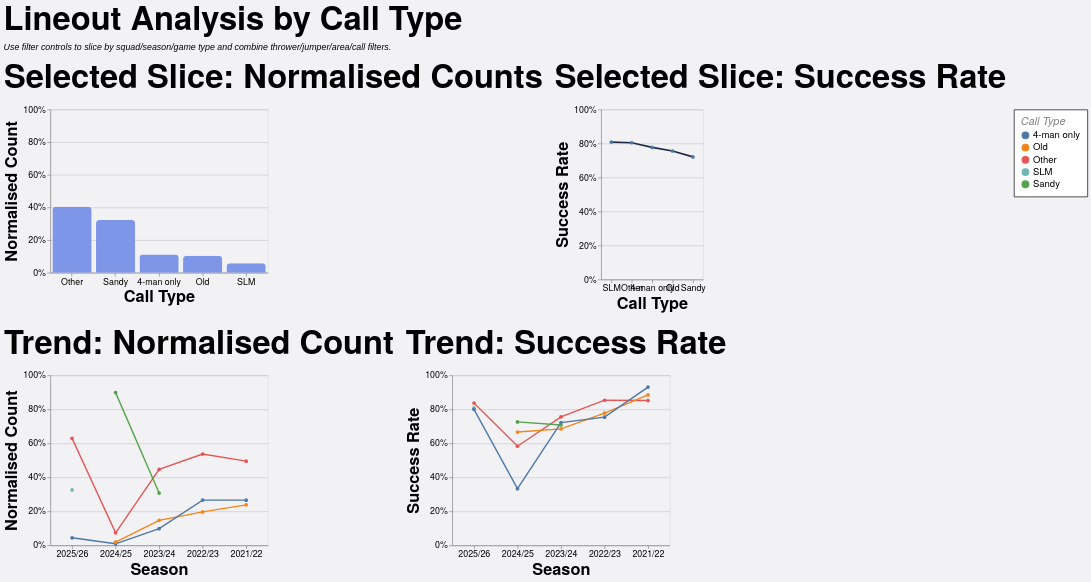

Vega-Lite specification stored for this chart:
### Vega-Lite specification from a JSON file in a GitHub repository (floating-point values rounded to 4 significant figures; data arrays with more than 128 entries replaced by an {"elided": "..."} marker saying what was removed)
{"config": {"axis": {"labelFont": "PT Sans Narrow, Helvetica Neue, Helvetica, Arial, sans-serif", "titleFont": "PT Sans Narrow, Helvetica Neue, Helvetica, Arial, sans-serif", "labelFontSize": 13, "titleFontSize": 24, "gridColor": "#202947", "gridOpacity": 0.2}, "text": {"font": "Lato, sans-serif"}, "bar": {"cornerRadiusEnd": 5}, "header": {"labelFont": "PT Sans Narrow, Helvetica Neue, Helvetica, Arial, sans-serif", "titleFont": "PT Sans Narrow, Helvetica Neue, Helvetica, Arial, sans-serif", "labelFontSize": 24, "titleFontSize": 28, "labelFontWeight": "bold", "orient": "left"}, "legend": {"labelFont": "PT Sans Narrow, Helvetica Neue, Helvetica, Arial, sans-serif", "titleFont": "PT Sans Narrow, Helvetica Neue, Helvetica, Arial, sans-serif", "labelFontSize": 14, "titleFontSize": 16, "titlePadding": 5, "fillColor": "white", "strokeColor": "black", "padding": 10, "titleFontWeight": "lighter", "titleFontStyle": "italic", "titleColor": "gray", "offset": 10}, "title": {"font": "PT Sans Narrow, Helvetica Neue, Helvetica, Arial, sans-serif", "fontSize": 48, "fontWeight": "bold", "anchor": "start", "align": "center", "titlePadding": 20, "subtitlePadding": 10, "subtitleFontSize": 13, "subtitleColor": "", "subtitleFontStyle": "italic", "offset": 15, "color": "black"}, "axisX": {"labelAngle": 0}, "facet": {"title": null, "header": null, "align": {"row": "each", "column": "each"}}, "resolve": {"scale": {"y": "independent", "facet": "independent"}}, "background": "#f2f1f4", "scale": {"offsetBandPaddingOuter": 0.2, "offsetBandPaddingInner": 0.1}}, "vconcat": [{"hconcat": [{"mark": {"type": "bar", "color": "#7d96e8"}, "encoding": {"tooltip": [{"field": "call_type", "title": "Call Type", "type": "nominal"}, {"field": "attempts", "format": ",.0f", "title": "Lineouts", "type": "quantitative"}, {"field": "share", "format": ".1%", "title": "Normalised Count", "type": "quantitative"}], "x": {"field": "call_type", "sort": "-y", "title": "Call Type", "type": "nominal"}, "y": {"axis": {"format": "%"}, "field": "share", "scale": {"domain": [0, 1]}, "title": "Normalised Count", "type": "quantitative"}}, "height": 240, "title": "Selected Slice: Normalised Counts", "transform": [{"filter": "(loSquad == 'All' || datum.squad == loSquad) && (loGameType == 'All' || (loGameType == 'League + Cup' && (datum.game_type == 'League' || datum.game_type == 'Cup')) || (loGameType == 'League only' && datum.game_type == 'League') || datum.game_type == loGameType) && (loOpposition == 'All' || datum.opposition == loOpposition) && (loThrower == 'All' || datum.thrower == loThrower) && (loJumper == 'All' || datum.jumper == loJumper) && (loArea == 'All' || datum.area == loArea) && (loNumbers == 'All' || datum.numbers == loNumbers) && (loCall == 'All' || datum.call == loCall) && (loCallType == 'All' || datum.call_type == loCallType)"}, {"filter": "(loSeason == 'All' || datum.season == loSeason)"}, {"aggregate": [{"op": "count", "as": "attempts"}, {"op": "sum", "field": "won", "as": "won"}], "groupby": ["call_type"]}, {"joinaggregate": [{"op": "sum", "field": "attempts", "as": "total_attempts"}]}, {"calculate": "datum.attempts / datum.total_attempts", "as": "share"}, {"calculate": "datum.won / datum.attempts", "as": "success_rate"}], "width": 320}, {"mark": {"type": "line", "color": "#202946", "point": true, "strokeWidth": 2.5}, "encoding": {"tooltip": [{"field": "call_type", "title": "Call Type", "type": "nominal"}, {"field": "won", "format": ",.0f", "title": "Won", "type": "quantitative"}, {"field": "attempts", "format": ",.0f", "title": "Lineouts", "type": "quantitative"}, {"field": "success_rate", "format": ".1%", "title": "Success Rate", "type": "quantitative"}], "x": {"field": "call_type", "sort": "-y", "title": "Call Type", "type": "nominal"}, "y": {"axis": {"format": "%"}, "field": "success_rate", "scale": {"domain": [0, 1]}, "title": "Success Rate", "type": "quantitative"}}, "height": 250, "title": "Selected Slice: Success Rate", "transform": [{"filter": "(loSquad == 'All' || datum.squad == loSquad) && (loGameType == 'All' || (loGameType == 'League + Cup' && (datum.game_type == 'League' || datum.game_type == 'Cup')) || (loGameType == 'League only' && datum.game_type == 'League') || datum.game_type == loGameType) && (loOpposition == 'All' || datum.opposition == loOpposition) && (loThrower == 'All' || datum.thrower == loThrower) && (loJumper == 'All' || datum.jumper == loJumper) && (loArea == 'All' || datum.area == loArea) && (loNumbers == 'All' || datum.numbers == loNumbers) && (loCall == 'All' || datum.call == loCall) && (loCallType == 'All' || datum.call_type == loCallType)"}, {"filter": "(loSeason == 'All' || datum.season == loSeason)"}, {"aggregate": [{"op": "count", "as": "attempts"}, {"op": "sum", "field": "won", "as": "won"}], "groupby": ["call_type"]}, {"joinaggregate": [{"op": "sum", "field": "attempts", "as": "total_attempts"}]}, {"calculate": "datum.attempts / datum.total_attempts", "as": "share"}, {"calculate": "datum.won / datum.attempts", "as": "success_rate"}], "width": {"step": 30}}], "spacing": 16}, {"hconcat": [{"mark": {"type": "line", "point": true, "strokeWidth": 2}, "encoding": {"color": {"field": "call_type", "title": "Call Type", "type": "nominal"}, "tooltip": [{"field": "season", "title": "Season", "type": "nominal"}, {"field": "call_type", "title": "Call Type", "type": "nominal"}, {"field": "attempts", "format": ",.0f", "title": "Lineouts", "type": "quantitative"}, {"field": "norm_count", "format": ".1%", "title": "Normalised Count", "type": "quantitative"}], "x": {"field": "season", "sort": "-x", "title": "Season", "type": "nominal"}, "y": {"axis": {"format": "%"}, "field": "norm_count", "scale": {"domain": [0, 1]}, "title": "Normalised Count", "type": "quantitative"}}, "height": 250, "title": "Trend: Normalised Count", "transform": [{"filter": "(loSquad == 'All' || datum.squad == loSquad) && (loGameType == 'All' || (loGameType == 'League + Cup' && (datum.game_type == 'League' || datum.game_type == 'Cup')) || (loGameType == 'League only' && datum.game_type == 'League') || datum.game_type == loGameType) && (loOpposition == 'All' || datum.opposition == loOpposition) && (loThrower == 'All' || datum.thrower == loThrower) && (loJumper == 'All' || datum.jumper == loJumper) && (loArea == 'All' || datum.area == loArea) && (loNumbers == 'All' || datum.numbers == loNumbers) && (loCall == 'All' || datum.call == loCall) && (loCallType == 'All' || datum.call_type == loCallType)"}, {"aggregate": [{"op": "count", "as": "attempts"}, {"op": "sum", "field": "won", "as": "won"}], "groupby": ["season", "call_type"]}, {"joinaggregate": [{"op": "sum", "field": "attempts", "as": "season_attempts"}], "groupby": ["season"]}, {"calculate": "datum.attempts / datum.season_attempts", "as": "norm_count"}, {"calculate": "datum.won / datum.attempts", "as": "success_rate"}], "width": 320}, {"mark": {"type": "line", "point": true, "strokeWidth": 2}, "encoding": {"color": {"field": "call_type", "title": "Call Type", "type": "nominal"}, "tooltip": [{"field": "season", "title": "Season", "type": "nominal"}, {"field": "call_type", "title": "Call Type", "type": "nominal"}, {"field": "won", "format": ",.0f", "title": "Won", "type": "quantitative"}, {"field": "attempts", "format": ",.0f", "title": "Lineouts", "type": "quantitative"}, {"field": "success_rate", "format": ".1%", "title": "Success Rate", "type": "quantitative"}], "x": {"field": "season", "sort": "-x", "title": "Season", "type": "nominal"}, "y": {"axis": {"format": "%"}, "field": "success_rate", "scale": {"domain": [0, 1]}, "title": "Success Rate", "type": "quantitative"}}, "height": 250, "title": "Trend: Success Rate", "transform": [{"filter": "(loSquad == 'All' || datum.squad == loSquad) && (loGameType == 'All' || (loGameType == 'League + Cup' && (datum.game_type == 'League' || datum.game_type == 'Cup')) || (loGameType == 'League only' && datum.game_type == 'League') || datum.game_type == loGameType) && (loOpposition == 'All' || datum.opposition == loOpposition) && (loThrower == 'All' || datum.thrower == loThrower) && (loJumper == 'All' || datum.jumper == loJumper) && (loArea == 'All' || datum.area == loArea) && (loNumbers == 'All' || datum.numbers == loNumbers) && (loCall == 'All' || datum.call == loCall) && (loCallType == 'All' || datum.call_type == loCallType)"}, {"aggregate": [{"op": "count", "as": "attempts"}, {"op": "sum", "field": "won", "as": "won"}], "groupby": ["season", "call_type"]}, {"joinaggregate": [{"op": "sum", "field": "attempts", "as": "season_attempts"}], "groupby": ["season"]}, {"calculate": "datum.attempts / datum.season_attempts", "as": "norm_count"}, {"calculate": "datum.won / datum.attempts", "as": "success_rate"}], "width": 320}], "spacing": 16}], "data": {"name": "data-4985c039c59c792a4440ce0b38e37db2"}, "params": [{"name": "loSquad", "value": "All"}, {"name": "loSeason", "value": "All"}, {"name": "loGameType", "value": "All"}, {"name": "loOpposition", "value": "All"}, {"name": "loThrower", "value": "All"}, {"name": "loJumper", "value": "All"}, {"name": "loArea", "value": "All"}, {"name": "loNumbers", "value": "All"}, {"name": "loCall", "value": "All"}, {"name": "loCallType", "value": "All"}], "spacing": 22, "title": {"text": "Lineout Analysis by Call Type", "subtitle": "Use filter controls to slice by squad/season/game type and combine thrower/jumper/area/call filters."}, "$schema": "https://vega.github.io/schema/vega-lite/v5.20.1.json", "datasets": {"data-4985c039c59c792a4440ce0b38e37db2": {"elided": "1254 records"}}}
